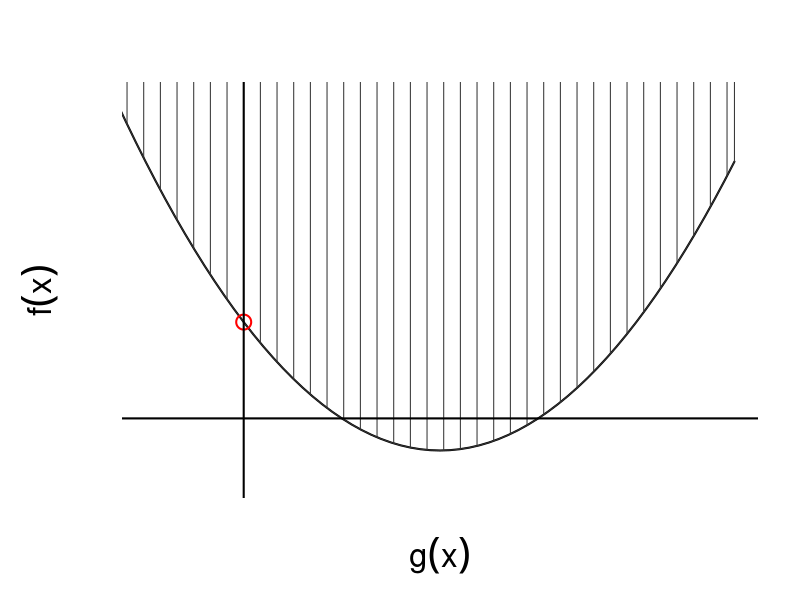
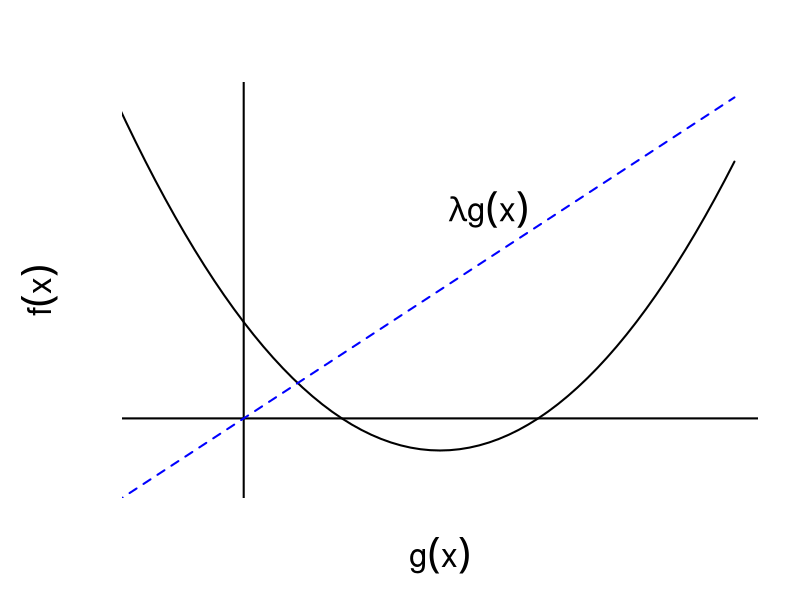
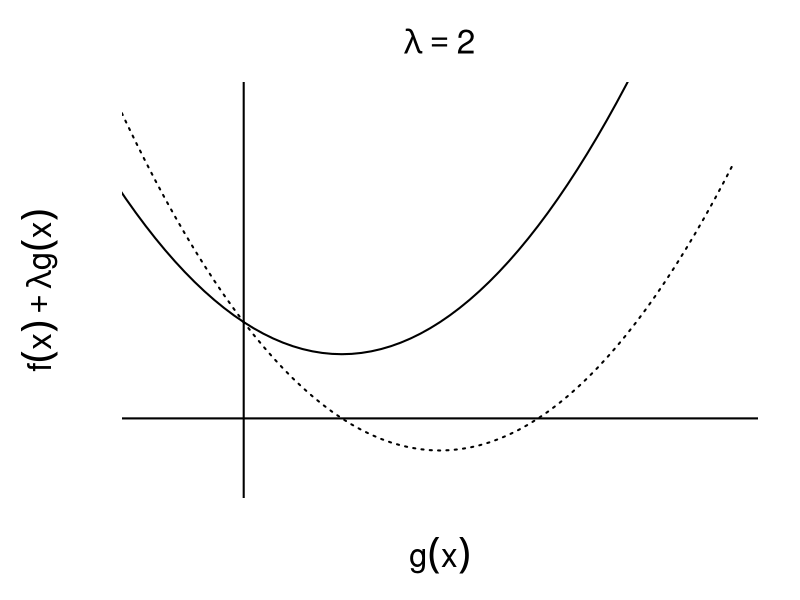
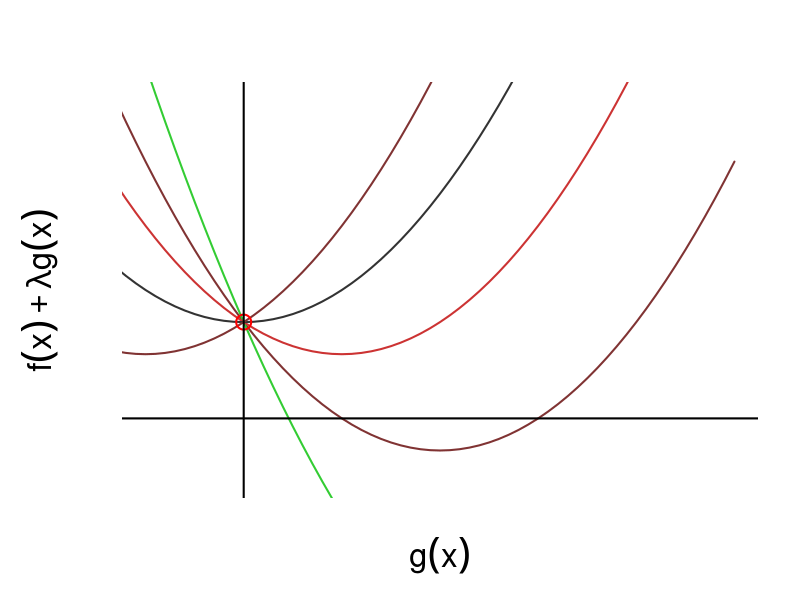
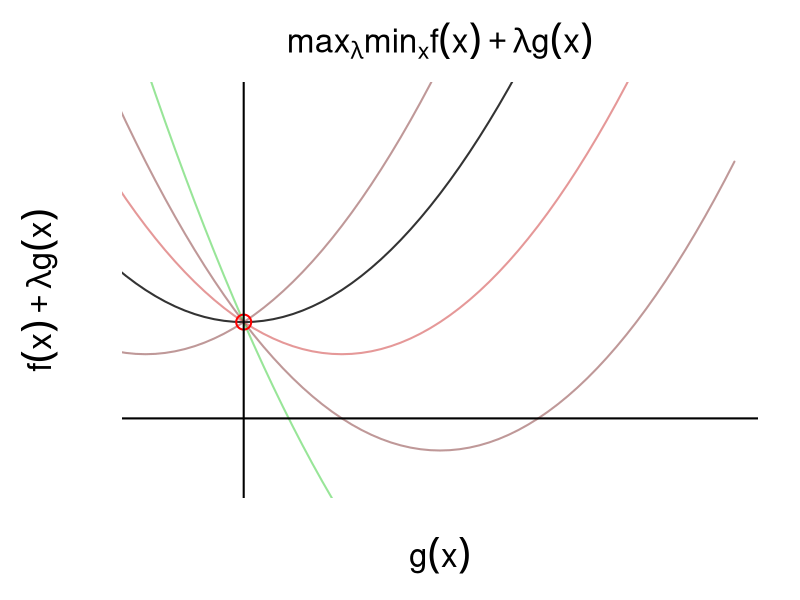

These charts were generated, in order, by the following R code:
####
## Illustration of duality
####

xs <- -50:50/10
fx <- (xs - 2)^2 - 1
gx <- xs
par("mar") # 5.1 4.1 4.1 2.1
par(mar = c(5.1, 6.1, 4.1, 2.1))
plot(gx, fx, type = "l", ylim = c(-2, 10), xlim = c(-1, 5),
     xlab = expression(g(x)), ylab = expression(f(x)), axes = F, cex.lab = 2, lwd = 2)
polygon(c(gx, 5, -5), c(fx, 20, 20), density = 6, angle = 90, col = grey(0.2))
points(gx[xs == 0], fx[xs == 0], cex = 2, col = "red", lwd = 2)
abline(0, 0, lwd = 2)
abline(v = 0, lwd = 2)

plot(gx, fx, type = "l", ylim = c(-2, 10), xlim = c(-1, 5),
     xlab = expression(g(x)), ylab = expression(f(x)), axes = F, cex.lab = 2, lwd = 2)
abline(0, 0, lwd = 2)
abline(v = 0, lwd = 2)
lines(gx, gx * 2, col = "blue", lwd = 2, lty = 2)
text(2.5, 6.5, expression(lambda*g(x)), cex = 2)

plot(gx, fx + 2 * gx, type = "l", ylim = c(-2, 10), xlim = c(-1, 5),
     xlab = expression(g(x)), ylab = expression(f(x) + lambda * g(x)), axes = F, cex.lab = 2, lwd = 2)
lines(gx, fx, lty = 3, lwd = 2)
abline(0, 0, lwd = 2)
abline(v = 0, lwd = 2)
title(expression(lambda == 2), cex.main = 2)



plot(gx, fx + 0 * gx, type = "l", ylim = c(-2, 10), xlim = c(-1, 5),
     xlab = expression(g(x)), ylab = expression(f(x) + lambda * g(x)), axes = F, cex.lab = 2, lwd = 2,
     col = rgb(0.5, 0.2, 0.2))
lines(gx, fx - 3 * gx, lwd = 2, col = rgb(0.2, 0.8, 0.2))
lines(gx, fx + 2 * gx, lwd = 2, col = rgb(0.8, 0.2, 0.2))
lines(gx, fx + 4 * gx, lwd = 2, col = rgb(0.2, 0.2, 0.2))
lines(gx, fx + 6 * gx, lwd = 2, col = rgb(0.5, 0.2, 0.2))
points(gx[xs == 0], fx[xs == 0], cex = 2, col = "red", lwd = 2)
abline(0, 0, lwd = 2)
abline(v = 0, lwd = 2)


plot(gx, fx + 0 * gx, type = "l", ylim = c(-2, 10), xlim = c(-1, 5),
     xlab = expression(g(x)), ylab = expression(f(x) + lambda * g(x)), axes = F, cex.lab = 2, lwd = 2,
     col = rgb(0.5, 0.2, 0.2, 0.5))
lines(gx, fx - 3 * gx, lwd = 2, col = rgb(0.2, 0.8, 0.2, 0.5))
lines(gx, fx + 2 * gx, lwd = 2, col = rgb(0.8, 0.2, 0.2, 0.5))
lines(gx, fx + 4 * gx, lwd = 2, col = rgb(0.2, 0.2, 0.2, 1.0))
lines(gx, fx + 6 * gx, lwd = 2, col = rgb(0.5, 0.2, 0.2, 0.5))
points(gx[xs == 0], fx[xs == 0], cex = 2, col = "red", lwd = 2)
abline(0, 0, lwd = 2)
abline(v = 0, lwd = 2)
title(expression(max[lambda]*min[x]*f(x)+lambda*g(x)), cex.main = 2)

